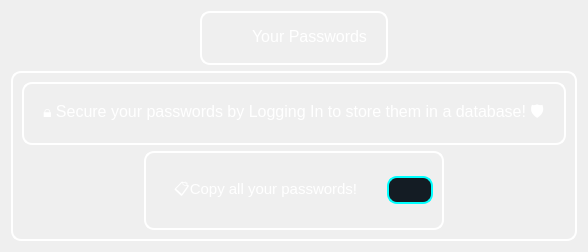
            <widget class="QWidget" name="History_Page">
             <layout class="QVBoxLayout" name="verticalLayout_6">
              <item alignment="Qt::AlignHCenter">
               <widget class="QFrame" name="frame_23">
                <property name="styleSheet">
                 <string notr="true">QFrame{
    border-radius: 10px;
    border: 2px solid  white;
    padding: 5px;
color:white;}
QLabel{
border:0px;
}</string>
                </property>
                <property name="frameShape">
                 <enum>QFrame::StyledPanel</enum>
                </property>
                <property name="frameShadow">
                 <enum>QFrame::Raised</enum>
                </property>
                <layout class="QHBoxLayout" name="horizontalLayout_13">
                 <property name="spacing">
                  <number>0</number>
                 </property>
                 <property name="leftMargin">
                  <number>0</number>
                 </property>
                 <property name="topMargin">
                  <number>0</number>
                 </property>
                 <property name="bottomMargin">
                  <number>0</number>
                 </property>
                 <item>
                  <widget class="QLabel" name="label_16">
                   <property name="minimumSize">
                    <size>
                     <width>40</width>
                     <height>40</height>
                    </size>
                   </property>
                   <property name="maximumSize">
                    <size>
                     <width>40</width>
                     <height>40</height>
                    </size>
                   </property>
                   <property name="text">
                    <string/>
                   </property>
                   <property name="pixmap">
                    <pixmap resource="../Qss/icons/_icons.qrc">:/icons/Icons/feather/hard-drive.png</pixmap>
                   </property>
                   <property name="scaledContents">
                    <bool>true</bool>
                   </property>
                  </widget>
                 </item>
                 <item alignment="Qt::AlignHCenter">
                  <widget class="QLabel" name="label_11">
                   <property name="font">
                    <font>
                     <pointsize>12</pointsize>
                    </font>
                   </property>
                   <property name="layoutDirection">
                    <enum>Qt::LeftToRight</enum>
                   </property>
                   <property name="text">
                    <string>Your Passwords</string>
                   </property>
                   <property name="alignment">
                    <set>Qt::AlignHCenter|Qt::AlignTop</set>
                   </property>
                  </widget>
                 </item>
                </layout>
               </widget>
              </item>
              <item>
               <widget class="QFrame" name="frame_22">
                <property name="sizePolicy">
                 <sizepolicy hsizetype="Preferred" vsizetype="Expanding">
                  <horstretch>0</horstretch>
                  <verstretch>0</verstretch>
                 </sizepolicy>
                </property>
                <property name="styleSheet">
                 <string notr="true">QFrame{
border:2px solid white;
border-radius:10px;
color:white;}
QLabel{
padding:15px;
border:2px solid white;
border-radius:10px;
}
#label_17{
border:0px;}

QPushButton{
	background-color:#141C24;
	border : 2px solid #00FFFF;
	padding:5px;
	border-radius:10px;
color:white;
}
QPushButton:hover {
    background-color: #394B5A;
}</string>
                </property>
                <property name="frameShape">
                 <enum>QFrame::StyledPanel</enum>
                </property>
                <property name="frameShadow">
                 <enum>QFrame::Raised</enum>
                </property>
                <layout class="QVBoxLayout" name="verticalLayout_30">
                 <item alignment="Qt::AlignHCenter|Qt::AlignVCenter">
                  <widget class="QLabel" name="your_passwords_db">
                   <property name="font">
                    <font>
                     <pointsize>12</pointsize>
                    </font>
                   </property>
                   <property name="text">
                    <string>🔒 Secure your passwords by Logging In to store them in a database! 🛡️</string>
                   </property>
                  </widget>
                 </item>
                 <item alignment="Qt::AlignHCenter|Qt::AlignBottom">
                  <widget class="QFrame" name="frame_11">
                   <property name="frameShape">
                    <enum>QFrame::StyledPanel</enum>
                   </property>
                   <property name="frameShadow">
                    <enum>QFrame::Raised</enum>
                   </property>
                   <layout class="QHBoxLayout" name="horizontalLayout_24">
                    <item>
                     <widget class="QLabel" name="label_17">
                      <property name="font">
                       <font>
                        <pointsize>11</pointsize>
                       </font>
                      </property>
                      <property name="text">
                       <string>📋Copy all your passwords! </string>
                      </property>
                     </widget>
                    </item>
                    <item>
                     <widget class="QPushButton" name="Copy_all_pass_db">
                      <property name="cursor">
                       <cursorShape>PointingHandCursor</cursorShape>
                      </property>
                      <property name="text">
                       <string/>
                      </property>
                      <property name="icon">
                       <iconset resource="../Qss/icons/_icons.qrc">
                        <normaloff>:/icons/Icons/feather/clipboard.png</normaloff>:/icons/Icons/feather/clipboard.png</iconset>
                      </property>
                     </widget>
                    </item>
                   </layout>
                  </widget>
                 </item>
                </layout>
               </widget>
              </item>
             </layout>
            </widget>
